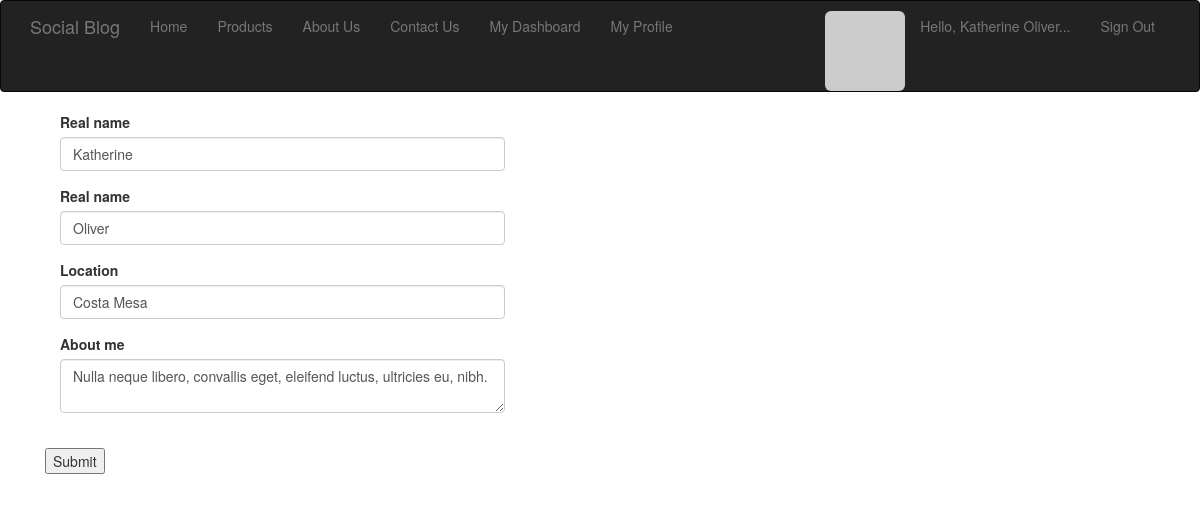
Page /profile/edit_profile (signed in) on the committed database.
### project/apps/auth/models.py (models this page shows, shortened)
class User_auth(UserMixin, db.Model):
    id = db.Column(db.Integer, primary_key=True)
    username = db.Column(db.String(64), unique=True, index=True)
    name = db.Column(db.String(64))
    family = db.Column(db.String(64))
    email = db.Column(db.String(64), unique=True, index=True)
    location = db.Column(db.String(64))
    about_me = db.Column(db.Text())
    last_seen = db.Column(db.DateTime(), default=datetime.utcnow)
    password_hash = db.Column(db.String(128))
    role_id = db.Column(db.Integer, db.ForeignKey('role_auth.id'))
    registered_at = db.Column(db.DateTime(), default=datetime.utcnow)
    confirmed = db.Column(db.Boolean, default=False)
    role = db.relationship('Role_auth', foreign_keys='User_auth.role_id')
    avatar_hash = db.Column(db.String(32))
    posts = db.relationship('Post', backref='author', lazy='dynamic')
    followed = db.relationship('Follow',
                               foreign_keys=[Follow.follower_id],
                               backref=db.backref('follower', lazy='joined'),
                               lazy='dynamic',
                               cascade='all, delete-orphan')
    followers = db.relationship('Follow',
                                foreign_keys=[Follow.followed_id],
                                backref=db.backref('followed', lazy='joined'),
                                lazy='dynamic',
                                cascade='all, delete-orphan')
    comments = db.relationship('Comment', backref='author', lazy='dynamic')
    def gravatar(self, size=100, default='identicon', rating='g'):
        if request.is_secure:
            url = 'https://secure.gravatar.com/avatar'
        else:
            url = 'http://www.gravatar.com/avatar'
        hash = self.avatar_hash or hashlib.md5(self.email.encode('utf-8')).hexdigest()
        return '{url}/{hash}?s={size}&d={default}&r={rating}'.format(url=url, hash=hash, size=size, default=default, rating=rating)
    def ping(self):
        self.last_seen = datetime.utcnow()
        db.session.add(self)
    def can(self, permissions):
        return self.role is not None and (self.role.permissions & permissions) == permissions
    @login_manager.user_loader
    def load_user(user_id):
        return User_auth.query.get(int(user_id))
    @property
    def password(self):
        raise AttributeError('password is not a readable attribute')

### project/apps/profile/views.py (the view, shortened to what this page needs)
@mod.route('/edit_profile', methods=['GET', 'POST'])
@login_required
def edit_profile():
    form = EditProfileForm()
    form.name.data = current_user.name
    form.family.data = current_user.family
    form.location.data = current_user.location
    form.about_me.data = current_user.about_me
    return render_template('profile/edit_profile.html', form=form, user=current_user, permission=Permission)

### project/apps/profile/forms.py
class EditProfileForm(Form):
    name = StringField('Real name', validators=[Length(0, 64)])
    family = StringField('Real name', validators=[Length(0, 64)])
    location = StringField('Location', validators=[Length(0, 64)])
    about_me = TextAreaField('About me')
    submit = SubmitField('Submit')

### project/apps/auth/views.py (called while the page is built)
@mod.before_app_request
def before_request():
    if current_user.is_authenticated():
        current_user.ping()
        if not current_user.confirmed and request.endpoint[:5] != 'auth.':
            return redirect(url_for('auth.unconfirmed'))

### project/apps/site/views.py (called while the page is built)
@mod.after_app_request
def after_request(response):
    for query in get_debug_queries():
        if query.duration >= current_app.config['FLASKY_SLOW_DB_QUERY_TIME']:
            current_app.logger.warning('Slow query: %s\nParameters: %s\nDuration: %fs\nContext: %s\n' % (query.statement, query.parameters, query.duration, query.context))
    return response

### project/media/templates/profile/edit_profile.html (shortened to what this page needs)
{% extends "base/_base.html" %}
{% from '_macros.html' import render_field %}
{% block body %}
<div class="container">
    <div>
        <form method="POST">
            <dl>
            {{ render_field(form.name) }}
            {{ render_field(form.family) }}
            {{ render_field(form.location) }}
            {{ render_field(form.about_me) }}
            <br/>
            {{ form.submit() }}
            </dl>
        </form>
    </div>
</div>
{% endblock %}

### project/media/templates/base/_base.html (shortened to what this page needs)
<html>
<head>
	<link rel="stylesheet" href="{{ url_for('static', filename='css/bootstrap.css')}}" type="text/css" media="screen" />
	<link rel="stylesheet" href="{{ url_for('static', filename='css/style.css')}}" />
</head>
<body style="min-width: 250px">
	{% block navbar %}
        <div class="navbar navbar-inverse" role="navigation">
            <div class="container">
                <div class="navbar-header">
                    <a class="navbar-brand" href="/">Social Blog</a>
                </div>
                <div class="navbar-collapse collapse">
                    <ul class="nav navbar-nav">
                        <li><a href="/">Home</a></li>
                        <li><a href="/">Products</a></li>
                        <li><a href="/">About Us</a></li>
                        <li><a href="/">Contact Us</a></li>
                        {% if current_user.is_authenticated() %}
                            <li><a href="{{ url_for('dashboard.dashboard') }}">My Dashboard</a></li>
                        {% endif %}
                        {% if current_user.is_authenticated() %}
                            <li>
                                <a href="{{ url_for('profile.view_profile', username=current_user.username) }}">
                                My Profile
                                </a>
                            </li>
                            {% endif %}
                    </ul>
                    <ul class="nav navbar-nav navbar-right">
                        {% if current_user.is_authenticated() %}
                            <li><img class="img-rounded profile-thumbnail" src="{{ current_user.gravatar(size=30) }}" style="margin-top: 10px"></li>
                            <li><a href="#">Hello, {{ current_user.name|capitalize }} {{ current_user.family|capitalize }}...</a></li>
                            <li><a href="{{ url_for('auth.logout') }}">Sign Out</a></li>
                        {% else %}
                            <li><a href="#">Hello, Quest...</a></li>
                            <li><a href="{{ url_for('auth.login') }}">Sign In </a></li>
                            <li><a href="{{ url_for('auth.add_user') }}"> Sign Up</a></li>
                        {% endif %}
                    </ul>
                </div>
            </div>
        </div>
    {% endblock %}
<div class="container">
	{% block body %}
	{% endblock %}
</div>
</body>
</html>

### project/media/templates/_macros.html (shortened to what this page needs)
{% macro render_field(field) %}
<div class='form-group col-md-5'>
  <dt>{{ field.label }}
  <dd>{{ field(class='form-control', **kwargs)|safe }}
  </dd>
</div>
<div class="clearfix"></div>
{% endmacro %}

### project/media/statics/css/style.css (style rules this page uses)
ul { list-style:none; margin-bottom: 0; }
a { text-decoration: none !important; }

### rows in the picture
User_auth: name "Katherine", family "Oliver", location "Costa Mesa", about_me "Nulla neque libero, convallis eget, eleifend luctus, ultricies eu, nibh."

### other values in the picture
{{ field.label }} "Real name Real name Location About me"
